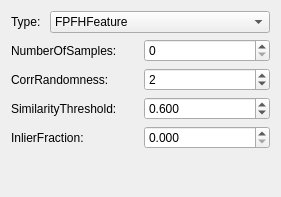
                 <widget class="QWidget" name="scrollAreaWidgetContents_3">
                  <property name="geometry">
                   <rect>
                    <x>0</x>
                    <y>0</y>
                    <width>281</width>
                    <height>197</height>
                   </rect>
                  </property>
                  <layout class="QVBoxLayout" name="verticalLayout_26">
                   <item>
                    <layout class="QHBoxLayout" name="horizontalLayout_35">
                     <item>
                      <widget class="QLabel" name="label_32">
                       <property name="text">
                        <string>Type: </string>
                       </property>
                      </widget>
                     </item>
                     <item>
                      <widget class="QComboBox" name="cbox_feature">
                       <property name="sizePolicy">
                        <sizepolicy hsizetype="Expanding" vsizetype="Fixed">
                         <horstretch>0</horstretch>
                         <verstretch>0</verstretch>
                        </sizepolicy>
                       </property>
                       <item>
                        <property name="text">
                         <string>FPFHFeature</string>
                        </property>
                       </item>
                       <item>
                        <property name="text">
                         <string>SHOTFeature</string>
                        </property>
                       </item>
                      </widget>
                     </item>
                    </layout>
                   </item>
                   <item>
                    <layout class="QHBoxLayout" name="horizontalLayout_36">
                     <item>
                      <widget class="QLabel" name="label_33">
                       <property name="text">
                        <string>NumberOfSamples: </string>
                       </property>
                      </widget>
                     </item>
                     <item>
                      <widget class="QSpinBox" name="spin_nr_samples_2">
                       <property name="maximum">
                        <number>99999</number>
                       </property>
                      </widget>
                     </item>
                    </layout>
                   </item>
                   <item>
                    <layout class="QHBoxLayout" name="horizontalLayout_37">
                     <item>
                      <widget class="QLabel" name="label_34">
                       <property name="text">
                        <string>CorrRandomness: </string>
                       </property>
                      </widget>
                     </item>
                     <item>
                      <widget class="QSpinBox" name="spin_k">
                       <property name="maximum">
                        <number>99999</number>
                       </property>
                       <property name="value">
                        <number>2</number>
                       </property>
                      </widget>
                     </item>
                    </layout>
                   </item>
                   <item>
                    <layout class="QHBoxLayout" name="horizontalLayout_38">
                     <item>
                      <widget class="QLabel" name="label_35">
                       <property name="text">
                        <string>SimilarityThreshold: </string>
                       </property>
                      </widget>
                     </item>
                     <item>
                      <widget class="QDoubleSpinBox" name="dspin_similarity_threshold">
                       <property name="decimals">
                        <number>3</number>
                       </property>
                       <property name="maximum">
                        <double>99999.000000000000000</double>
                       </property>
                       <property name="value">
                        <double>0.600000000000000</double>
                       </property>
                      </widget>
                     </item>
                    </layout>
                   </item>
                   <item>
                    <layout class="QHBoxLayout" name="horizontalLayout_39">
                     <item>
                      <widget class="QLabel" name="label_36">
                       <property name="text">
                        <string>InlierFraction: </string>
                       </property>
                      </widget>
                     </item>
                     <item>
                      <widget class="QDoubleSpinBox" name="dspin_inlier_fraction">
                       <property name="decimals">
                        <number>3</number>
                       </property>
                       <property name="maximum">
                        <double>99999.000000000000000</double>
                       </property>
                      </widget>
                     </item>
                    </layout>
                   </item>
                   <item>
                    <spacer name="verticalSpacer_9">
                     <property name="orientation">
                      <enum>Qt::Vertical</enum>
                     </property>
                     <property name="sizeHint" stdset="0">
                      <size>
                       <width>20</width>
                       <height>2</height>
                      </size>
                     </property>
                    </spacer>
                   </item>
                  </layout>
                 </widget>
